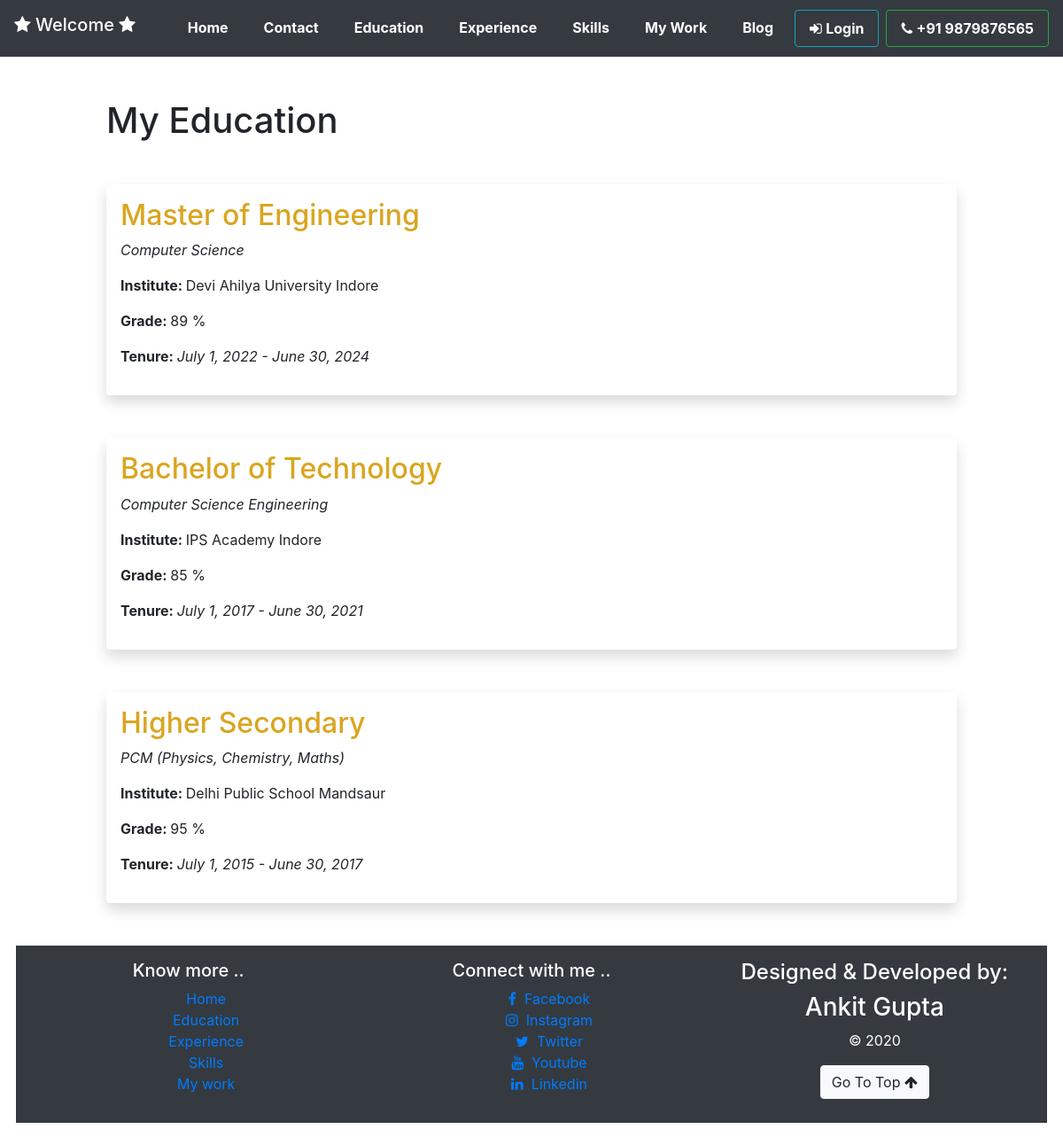
The app's page /education/ with its own data.
### core/models.py (models this page shows, shortened)
class education_model(models.Model):
    std_name = models.CharField(max_length=50)
    subject = models.CharField(max_length=50)
    percent = models.IntegerField()
    institute = models.CharField(max_length=100)
    start_year = models.DateField()
    end_year = models.DateField()

### core/views.py (the view)
# urls.py: path('education/',views.education, name='education'),
def education(request):
    edu = education_model.objects.all()
    edu = sorted(edu,key= lambda x:x.start_year, reverse=True)
    context={"edu":edu}
    return render(request, 'core/education.html',context)

### templates/core/education.html (shortened to what this page needs)
{% extends 'core/base.html' %}
{% block content %}
<div id='main' style="width: 80%; margin:auto;">
    <h1 class='fadein mb-5 mt-5'>My Education</h1>
    {% for e in edu %}
    <div class="container mb-5 shadow p-3 mb-5 bg-white rounded">
        <h2 style='color:goldenrod'>{{e.std_name}}</h2>
        <p><i>{{e.subject}}</i></p>
        <p><b>Institute: </b> {{e.institute}}</p>
        <p><b>Grade: </b>{{e.percent}} %</p>
        <p><b>Tenure: </b><i>{{e.start_year}} - {{e.end_year}}</i></p>
    </div>
    {% endfor %}
</div>
{% endblock %}

### static/css/index_style.css (style rules this page uses)
#main { width: 98%; margin: auto; }

### records on screen
education_model: std_name "Master of Engineering", subject "Computer Science", institute "Devi Ahilya University Indore", percent "89", start_year "July 1, 2022", end_year "June 30, 2024"
education_model: std_name "Bachelor of Technology", subject "Computer Science Engineering", institute "IPS Academy Indore", percent "85", start_year "July 1, 2017", end_year "June 30, 2021"
education_model: std_name "Higher Secondary", subject "PCM (Physics, Chemistry, Maths)", institute "Delhi Public School Mandsaur", percent "95", start_year "July 1, 2015", end_year "June 30, 2017"
